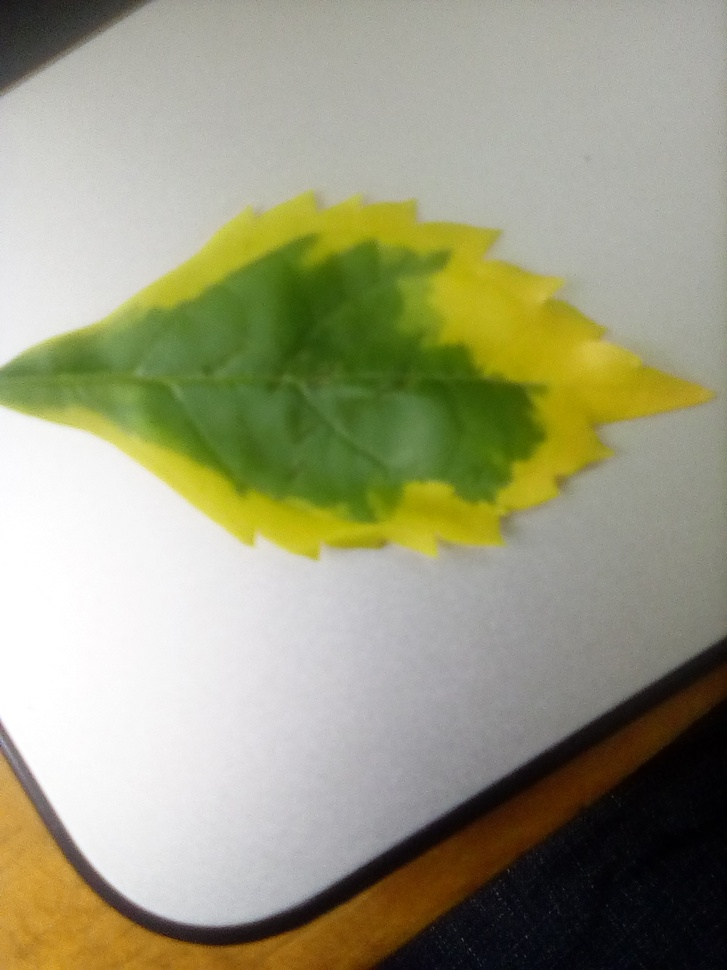
%> input picture MATLAB/leafy.jpg, 727 x 970 px, shrunk from 1200 x 1600 before the run
$ octave yellow_leaf_segmentation.m   (GNU Octave 9; MATLAB toolbox functions it lacks are replaced by stand-ins)
%> lines starting %> are read from the running program, lines starting %| are printed output that depends on the picture; in (x1, y1, x2, y2) boxes, pixels count from 0 and x2, y2 are one past the last pixel; in counts of white or black regions, pixels touching at a corner belong together; the program's own positions count from 1
### MATLAB/MaskYellow.m
function [BW,maskedRGBImage] = createMask(RGB)
%createMask  Threshold RGB image using auto-generated code from colorThresholder app.
%  [BW,MASKEDRGBIMAGE] = createMask(RGB) thresholds image RGB using
%  auto-generated code from the colorThresholder App. The colorspace and
%  minimum/maximum values for each channel of the colorspace were set in the
%  App and result in a binary mask BW and a composite image maskedRGBImage,
%  which shows the original RGB image values under the mask BW.

% Auto-generated by colorThresholder app on 22-Oct-2018
%------------------------------------------------------


% Convert RGB image to chosen color space
I = rgb2lab(RGB);

% Define thresholds for channel 1 based on histogram settings
channel1Min = 0.000;
channel1Max = 100.000;

% Define thresholds for channel 2 based on histogram settings
channel2Min = -17.323;
channel2Max = 22.236;

% Define thresholds for channel 3 based on histogram settings
channel3Min = 43.776;
channel3Max = 76.573;

% Create mask based on chosen histogram thresholds
sliderBW = (I(:,:,1) >= channel1Min ) & (I(:,:,1) <= channel1Max) & ...
    (I(:,:,2) >= channel2Min ) & (I(:,:,2) <= channel2Max) & ...
    (I(:,:,3) >= channel3Min ) & (I(:,:,3) <= channel3Max);
BW = sliderBW;

% Initialize output masked image based on input image.
maskedRGBImage = RGB;

% Set background pixels where BW is false to zero.
maskedRGBImage(repmat(~BW,[1 1 3])) = 0;

end

### MATLAB/yellow_leaf_segmentation.m
y= imread('leafy.jpg');
%> y is the input picture: size 970x727x3 uint8; mean R, G, B 155, 154.9, 125.8
subplot(2,3,1)
imshow(y);
gray = rgb2gray(y);
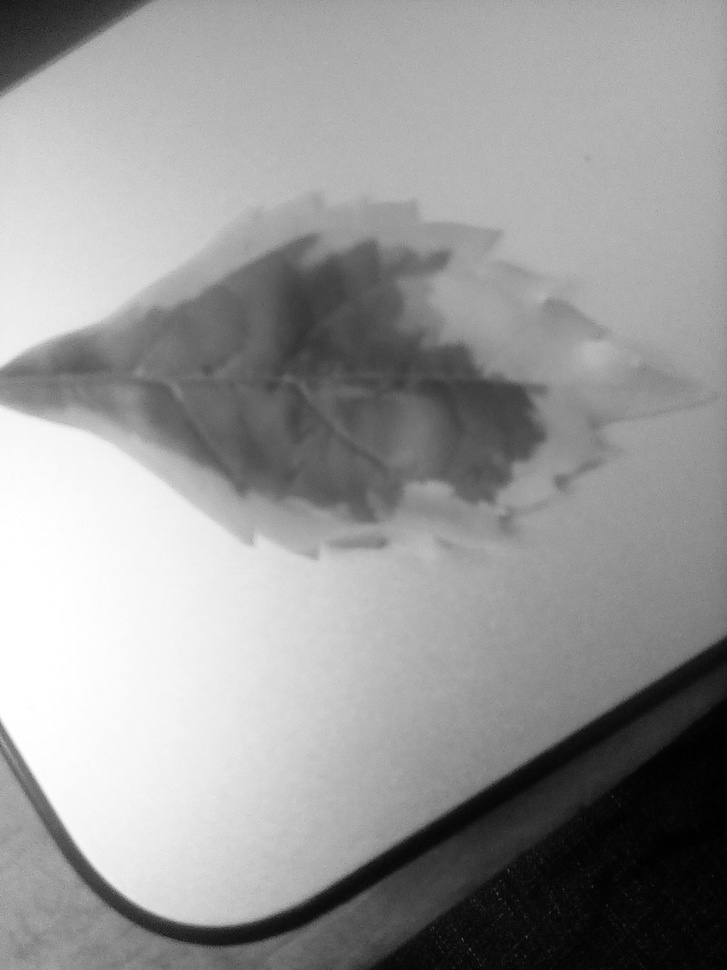
%> gray: size 970x727 uint8; min 0, max 255, mean 151.6

title('Original Image');

[bw,rgb]=MaskYellow(y);
%> in createMask, `I = rgb2lab(RGB);`: I: size 970x727x3 double; mean of channels 1, 2, 3 62.5, -3.5, 14.5
%> in createMask, `sliderBW = (I(:,:,1) >= channel1Min ) & (I(:,:,1) <= channel1Max) & (I..`:
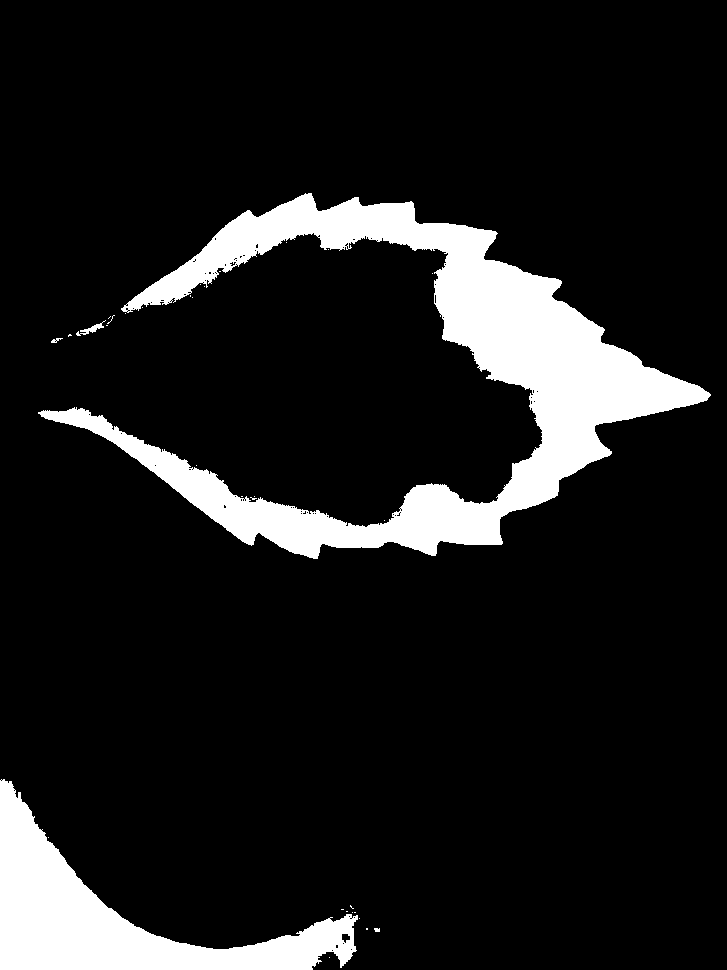
%> sliderBW: size 970x727 logical; 11.3% white; 33 white regions (28 under 20 px), largest, box (x1, y1, x2, y2) and area: (38, 193, 711, 559) 57157, (0, 779, 358, 970) 22000, (76, 320, 106, 336) 130, (51, 338, 63, 343) 30, (374, 928, 380, 932) 21
%> in createMask, `maskedRGBImage(repmat(~BW,[1 1 3])) = 0;`:
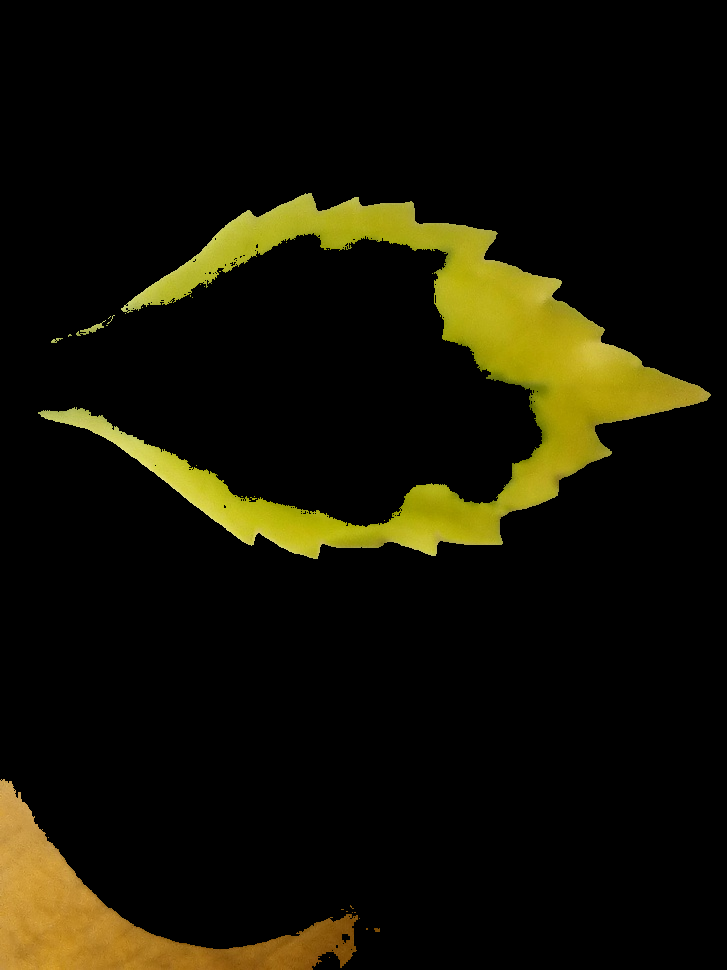
%> maskedRGBImage: size 970x727x3 uint8; mean R, G, B 20.2, 17.9, 3.7


 subplot(2,3,2)
 imshow(bw);
 title('Black and White Image');

 subplot(2,3,3)
 imshow(rgb);
 title('Yellow part image');

 subplot(2,3,4)
 imhist(gray);
 title('Original Image Histogram');
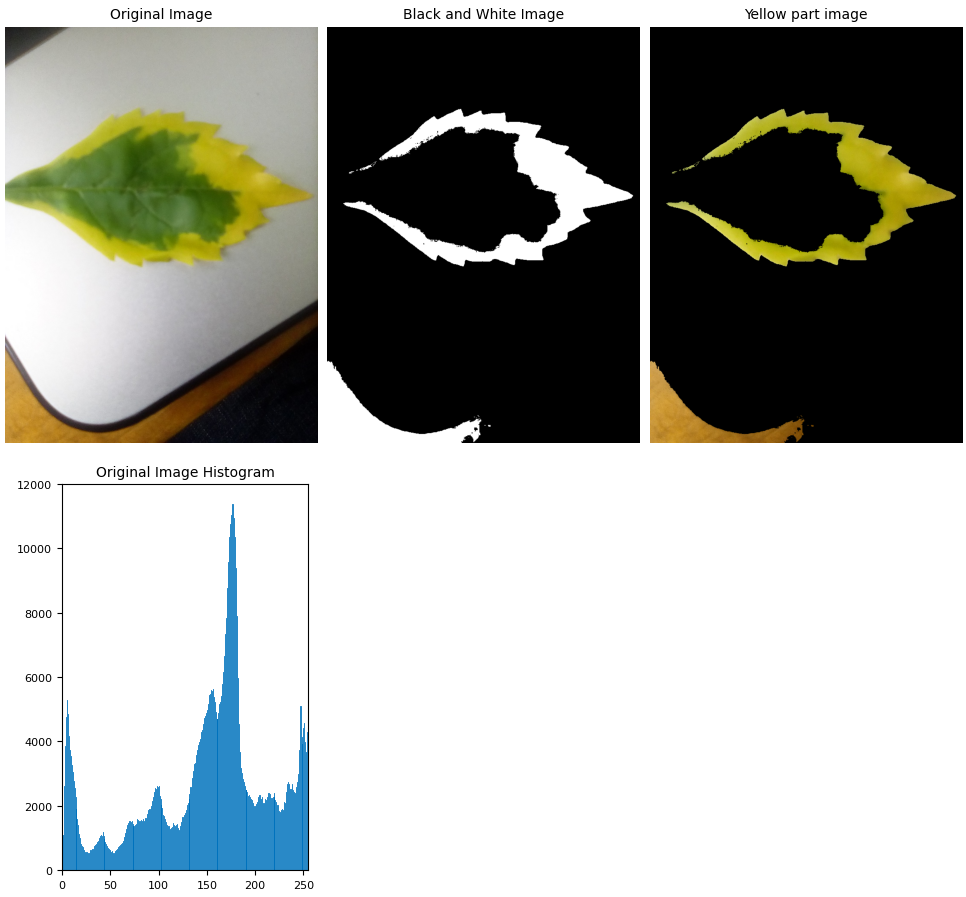
%> figure redrawn from the program's plot data, 4 panels
